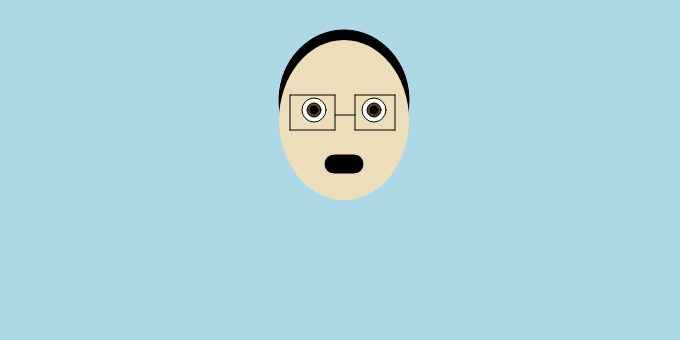
Frame 1 (no input)
Frame 60 (no input): identical to frame 1, image omitted
Frame 120 (the mouse pressed at the canvas centre since frame 60): identical to frame 1, image omitted

The p5.js sketch that drew this single still picture (run headless with seeded random() and noise() and a simulated clock; from frame 60 on, the mouse is pressed at the canvas centre):

// p5.js sketch
// ── sketch.js
/*
SelfPortrait_v2
*/

function setup() {
	createCanvas(680, 340);
}

function draw() {
	background('lightblue')

//hair
	stroke(0)
	fill(0)
	arc(344, 100, 130, 140, 1850, 120, PI + QUARTER_PI, CHORD)	
//head
	noStroke()
	fill(236, 222, 184)
	ellipse(344, 120, 130, 160)
//mouth
	stroke(243, 208, 234)
	fill(0)
	rect(324, 154, 40, 20, 10)
//outter left eye
	stroke(0)
	fill(255)
	circle(314, 110, 24)
//outter right eye
	fill(255)
	circle(374, 110, 24)
//inner left eye
	fill(91, 70, 13)
	circle(314, 110, 14)
//inner right eye
	fill(91, 70, 13)
	circle(374, 110, 14)
//left iris
	fill(0)
	circle(314, 110, 8)
//right iris
	fill(0)
	circle(374, 110, 8)
//glasses
	fill(0)
	line(335, 95, 290, 95)
	line(290, 95, 290, 130)
	line(290, 130, 335, 130)
	line(335, 130, 335, 95)
	line(335, 115, 355, 115)
	line(355, 95, 395, 95)
	line(395, 95, 395, 130)
	line(395, 130, 355, 130)
	line(355, 130, 355, 95)
}
